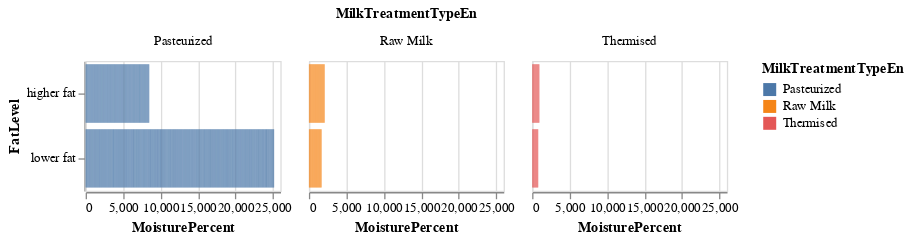

Notebook code for this chart:
### Code cell
(alt.Chart(non_null_df).mark_bar().encode(alt.X('MoisturePercent:Q'),
                                           alt.Y('FatLevel:N'),
                                           alt.Color('MilkTreatmentTypeEn:N')).properties(width=150, height=100)).facet('MilkTreatmentTypeEn:N')

### Figure 1 — Vega-Lite specification as saved in the notebook (floating-point values rounded to 4 significant figures; data arrays with more than 128 entries replaced by an {"elided": "..."} marker saying what was removed)
{"config": {"view": {"continuousWidth": 400, "continuousHeight": 300}}, "data": {"name": "data-8fc53ca251e9a9b7df403d8fa0d23dea"}, "facet": {"type": "nominal", "field": "MilkTreatmentTypeEn"}, "spec": {"mark": "bar", "encoding": {"color": {"type": "nominal", "field": "MilkTreatmentTypeEn"}, "x": {"type": "quantitative", "field": "MoisturePercent"}, "y": {"type": "nominal", "field": "FatLevel"}}, "height": 100, "width": 150}, "$schema": "https://vega.github.io/schema/vega-lite/v4.8.1.json", "datasets": {"data-8fc53ca251e9a9b7df403d8fa0d23dea": {"elided": "833 records"}}}
